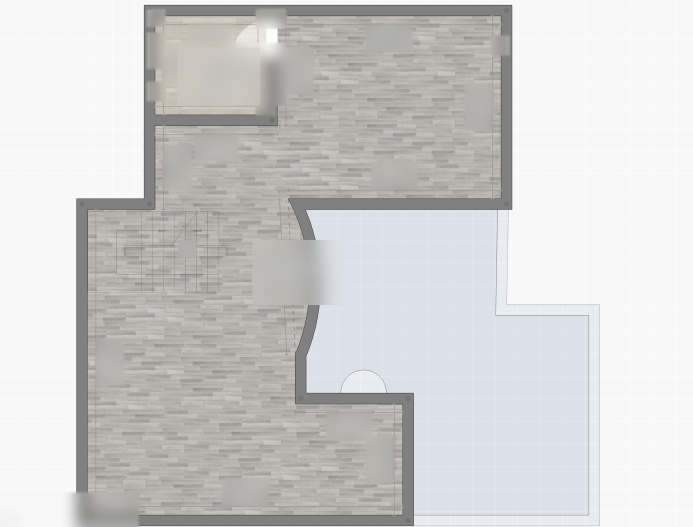
#> input picture floor-plans/base-clean/b1-base-clean.png, 1386 x 1054 px, found by its file name (shown at 1/2 size)
$ python generate-hd-clean-floor-plans.py
#> lines starting #> are read from the running program, lines starting #| are printed output that depends on the picture
from collections import deque
from pathlib import Path

import numpy as np
from PIL import Image, ImageDraw, ImageFilter


ROOT = Path(__file__).resolve().parents[1]
SOURCE_DIR = ROOT / "public" / "floor-plans" / "no-furniture-source"
OUT_DIR = ROOT / "public" / "floor-plans" / "hd-clean"
WALL = 22
DARK = (94, 100, 104)
MID = (148, 158, 166)
LIGHT = (205, 211, 216)
WHITE = (255, 255, 255)


# [153 lines left out: functions remove_small_components, keep_long_runs, generate_clean_plan, simplify_1f_top_rooms, not called in this run]


def draw_polyline(draw: ImageDraw.ImageDraw, points, fill=DARK, width=WALL):
    draw.line(points, fill=fill, width=width, joint="curve")


def draw_rect_outline(draw: ImageDraw.ImageDraw, box, fill=DARK, width=WALL):
    x1, y1, x2, y2 = box
    draw_polyline(draw, (x1, y1, x2, y1, x2, y2, x1, y2, x1, y1), fill=fill, width=width)


def draw_blank_1f(destination: Path) -> None:
    img = Image.new("RGB", (1526, 1086), WHITE)
#> img: PIL image 1526x1086 RGB; every value is 255
    draw = ImageDraw.Draw(img)

    # Main living/dining volume.
    draw_rect_outline(draw, (500, 370, 1188, 955))
    draw.rectangle((490, 382, 522, 548), fill=WHITE)

    # Left bedroom/service volume.
    draw_rect_outline(draw, (108, 320, 500, 955))
    draw_polyline(draw, (108, 560, 500, 560))
    draw_polyline(draw, (500, 560, 500, 955))
    draw.rectangle((492, 390, 518, 540), fill=WHITE)

    # Top utility rooms.
    draw_rect_outline(draw, (690, 36, 1218, 356))
    draw_polyline(draw, (1008, 36, 1008, 356))
    draw.rectangle((676, 350, 1228, 382), fill=WHITE)
    draw_polyline(draw, (690, 356, 1218, 356))

    # Upper-left entry boundary.
    draw_polyline(draw, (500, 180, 500, 320, 108, 320))
    draw_polyline(draw, (500, 36, 604, 36))
    draw_polyline(draw, (500, 36, 500, 180))
    draw.line((405, 274, 515, 274), fill=MID, width=4)

    # Doors and window/terrace hints.
    draw.arc((1032, 230, 1168, 356), 180, 270, fill=LIGHT, width=4)
    draw.line((1032, 356, 1032, 250), fill=MID, width=4)
    draw.line((760, 112, 960, 112), fill=MID, width=4)
    draw.line((1048, 112, 1166, 112), fill=MID, width=4)
    draw.line((760, 302, 960, 302), fill=MID, width=4)
    draw.line((1048, 302, 1166, 302), fill=MID, width=4)

    # Outdoor/terrace boundary kept thin and quiet.
    draw_rect_outline(draw, (860, 620, 1280, 1042), fill=MID, width=4)
    draw.line((1208, 590, 1405, 590), fill=MID, width=4)
    draw.line((1405, 590, 1405, 1080), fill=MID, width=4)

    img.save(destination)
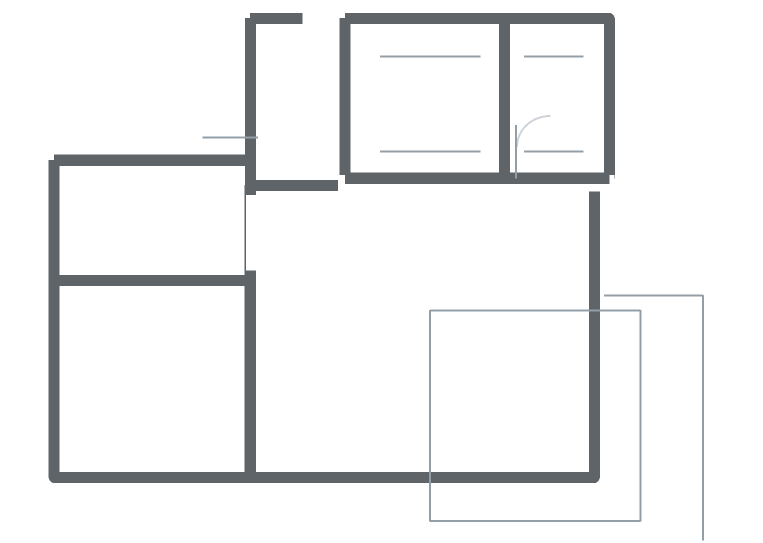
#> saved as 1f-hd-clean.png: PIL image 1526x1086 RGB (shown at 1/2 size); mean R, G, B 241.1, 241.7, 242.1


def draw_blank_2f(destination: Path) -> None:
    img = Image.new("RGB", (1446, 1040), WHITE)
#> img: PIL image 1446x1040 RGB; every value is 255
    draw = ImageDraw.Draw(img)

    # Main 2F outline follows the original stepped room layout.
    draw_polyline(draw, (
        104, 1034,
        104, 286,
        286, 286,
        286, 70,
        1128, 70,
        1128, 390,
        803, 390,
        803, 844,
        104, 844,
        104, 1034,
        803, 1034,
        803, 844
    ))

    # Top rooms and bedroom partitions.
    draw_polyline(draw, (562, 70, 562, 312, 492, 312))
    draw_polyline(draw, (586, 70, 586, 536, 803, 536))
    draw_polyline(draw, (870, 70, 870, 390))
    draw_polyline(draw, (803, 390, 803, 844))
    draw_polyline(draw, (104, 536, 432, 536))
    draw_polyline(draw, (432, 536, 432, 844))
    draw_polyline(draw, (458, 536, 458, 1034))

    # Openings.
    draw.rectangle((410, 528, 558, 558), fill=WHITE)
    draw.rectangle((730, 382, 894, 410), fill=WHITE)
    draw.rectangle((278, 846, 436, 874), fill=WHITE)
    draw.rectangle((510, 846, 650, 874), fill=WHITE)

    # Balconies and bay windows as thin secondary structure.
    draw_rect_outline(draw, (130, 870, 436, 1010), fill=MID, width=4)
    draw_rect_outline(draw, (462, 870, 778, 1010), fill=MID, width=4)
    draw_rect_outline(draw, (810, 540, 1210, 930), fill=MID, width=4)
    draw_rect_outline(draw, (590, 18, 868, 96), fill=MID, width=4)
    draw_rect_outline(draw, (895, 18, 1130, 96), fill=MID, width=4)

    # Stair and door hints.
    draw.line((176, 410, 410, 410), fill=MID, width=4)
    draw.line((176, 440, 410, 440), fill=MID, width=4)
    draw.arc((430, 535, 642, 648), 180, 360, fill=LIGHT, width=4)
    draw.arc((772, 392, 900, 470), 90, 180, fill=LIGHT, width=4)
    draw.arc((410, 300, 510, 390), 270, 360, fill=LIGHT, width=4)

    img.save(destination)
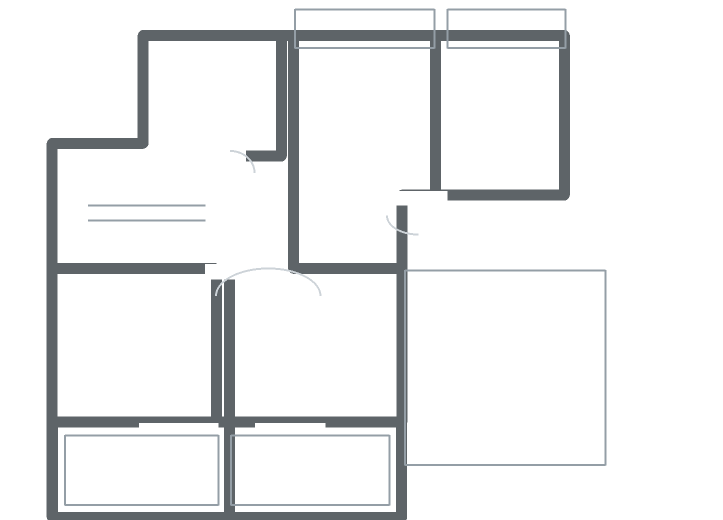
#> saved as 2f-hd-clean.png: PIL image 1446x1040 RGB (shown at 1/2 size); mean R, G, B 238.5, 239.2, 239.7


def draw_blank_b2(destination: Path) -> None:
    img = Image.new("RGB", (1482, 1086), WHITE)
#> img: PIL image 1482x1086 RGB; every value is 255
    draw = ImageDraw.Draw(img)

    # B2 outline, based on the original basement plan: upper room, left stair
    # volume, large multi-function area, and lower/right light-well boundary.
    draw_polyline(draw, (
        545, 28,
        1000, 28,
        1000, 930,
        666, 930,
        666, 1070,
        128, 1070,
        128, 435,
        455, 435,
        455, 258,
        545, 258,
        545, 28
    ))
    draw_polyline(draw, (545, 258, 1000, 258))
    draw_polyline(draw, (455, 650, 1000, 650))
    draw_polyline(draw, (455, 435, 455, 650))
    draw_polyline(draw, (666, 930, 1000, 930))

    # Left stair/service box.
    draw_rect_outline(draw, (128, 435, 455, 650))
    draw.rectangle((438, 448, 470, 636), fill=WHITE)

    # Light well / lower exterior boundary.
    draw_polyline(draw, (1000, 650, 1168, 650, 1168, 1070, 666, 1070), fill=DARK, width=WALL)
    draw_rect_outline(draw, (1018, 672, 1148, 1030), fill=MID, width=4)

    # Window/door/stair hints only.
    draw.line((228, 552, 455, 552), fill=MID, width=4)
    draw.line((228, 612, 455, 612), fill=MID, width=4)
    draw.line((725, 170, 974, 170), fill=MID, width=4)
    draw.line((725, 220, 974, 220), fill=MID, width=4)
    draw.arc((545, 258, 655, 360), 180, 270, fill=LIGHT, width=4)

    img.save(destination)
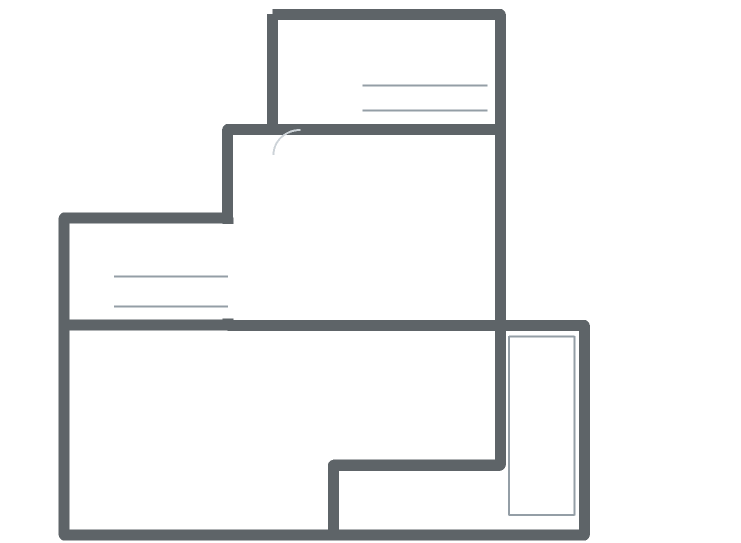
#> saved as b2-hd-clean.png: PIL image 1482x1086 RGB (shown at 1/2 size); mean R, G, B 240.9, 241.4, 241.8


def generate_b1_open_basement(source: Path, destination: Path) -> None:
    source_image = Image.open(source).convert("RGB")
#> source_image is the input picture: PIL image 1386x1054 RGB; mean R, G, B 208.4, 208.7, 208.2
    img = Image.new("RGB", source_image.size, (255, 255, 255))
#> img: PIL image 1386x1054 RGB; every value is 255
    draw = ImageDraw.Draw(img)
    dark = (94, 100, 104)
    mid = (148, 158, 166)

    # B1 is a basement void/open level. Draw only the actual structural boundary:
    # no floor material, no projected blue outline, no internal partitions.
    wall = WALL
    draw.line((288, 10, 1025, 10, 1025, 408, 622, 408), fill=dark, width=wall, joint="curve")
    draw.line((288, 10, 288, 404, 155, 404, 155, 1024, 832, 1024, 832, 802, 620, 802), fill=dark, width=wall, joint="curve")
    draw.line((622, 408, 590, 455), fill=dark, width=wall)
    draw.arc((520, 398, 760, 800), 92, 268, fill=dark, width=wall)
    draw.line((614, 802, 620, 802), fill=dark, width=wall)

    # A light boundary hint for the void/open edge; not a projected floor shadow.
    draw.arc((548, 428, 728, 760), 96, 264, fill=mid, width=4)
    draw.line((1025, 408, 1110, 408), fill=mid, width=4)
    draw.line((1110, 408, 1110, 560), fill=mid, width=4)
    img.save(destination)
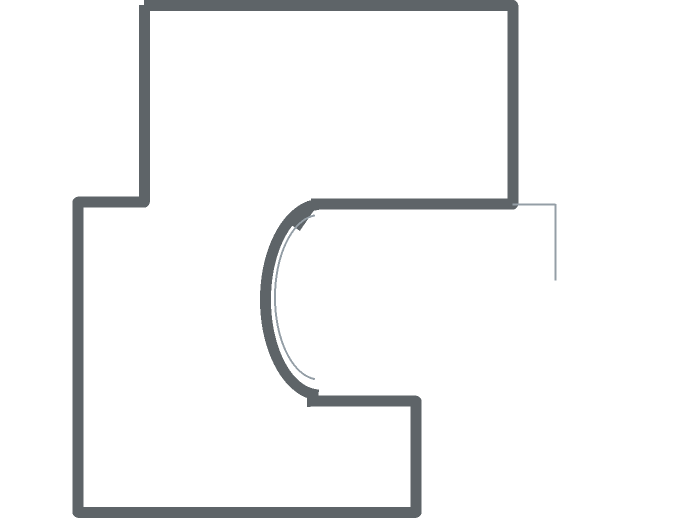
#> saved as b1-hd-clean.png: PIL image 1386x1054 RGB (shown at 1/2 size); mean R, G, B 244.5, 244.9, 245.2


def main() -> None:
    OUT_DIR.mkdir(parents=True, exist_ok=True)
    draw_blank_1f(OUT_DIR / "1f-hd-clean.png")
    draw_blank_2f(OUT_DIR / "2f-hd-clean.png")
    draw_blank_b2(OUT_DIR / "b2-hd-clean.png")
    generate_b1_open_basement(ROOT / "public" / "floor-plans" / "base-clean" / "b1-base-clean.png", OUT_DIR / "b1-hd-clean.png")


if __name__ == "__main__":
    main()
